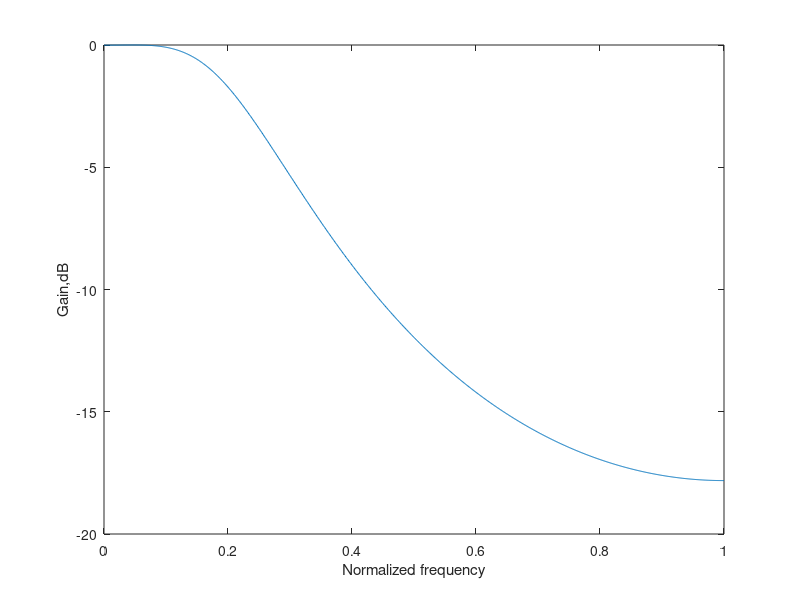

The MATLAB script that drew this image:
%Design DF BW low-pass filter using impulse invariance
%DF BW LP specfication
Wp=0.2*pi; Ws=0.6*pi; Ap=2; As=15;
Fs=1; %Sampling frequency(Hz)

%Analog Butterworth specfication
wp=Wp*Fs; ws=Ws*Fs;

%determine the order of AF filter
[N,wc]=buttord(wp,ws,Ap,As,'s');

%determine the 3-db cutoff frequency of BW filter from pass-band specfication
% wc=wp/(10^(0.1*Ap)-1)^(1/N/2);

%determine the AF-BW filter
[numa,dena]=butter(N,wc,'s');

%determine the DF filter
[numd,dend]=impinvar(numa,dena,Fs);

%plot the frequency response
w=linspace(0,pi,1024);
h=freqz(numd,dend,w);
norm=max(abs(h));
numd=numd/norm;
plot(w/pi,20*log10(abs(h/norm)));
xlabel('Normalized frequency');
ylabel('Gain,dB');

%computer Ap As of the designed filter
w=[Wp Ws];
h=freqz(numd,dend,w);
fprintf('Ap= %.4f\n',-20*log10( abs(h(1))));
fprintf('As= %.4f\n',-20*log10( abs(h(2))));